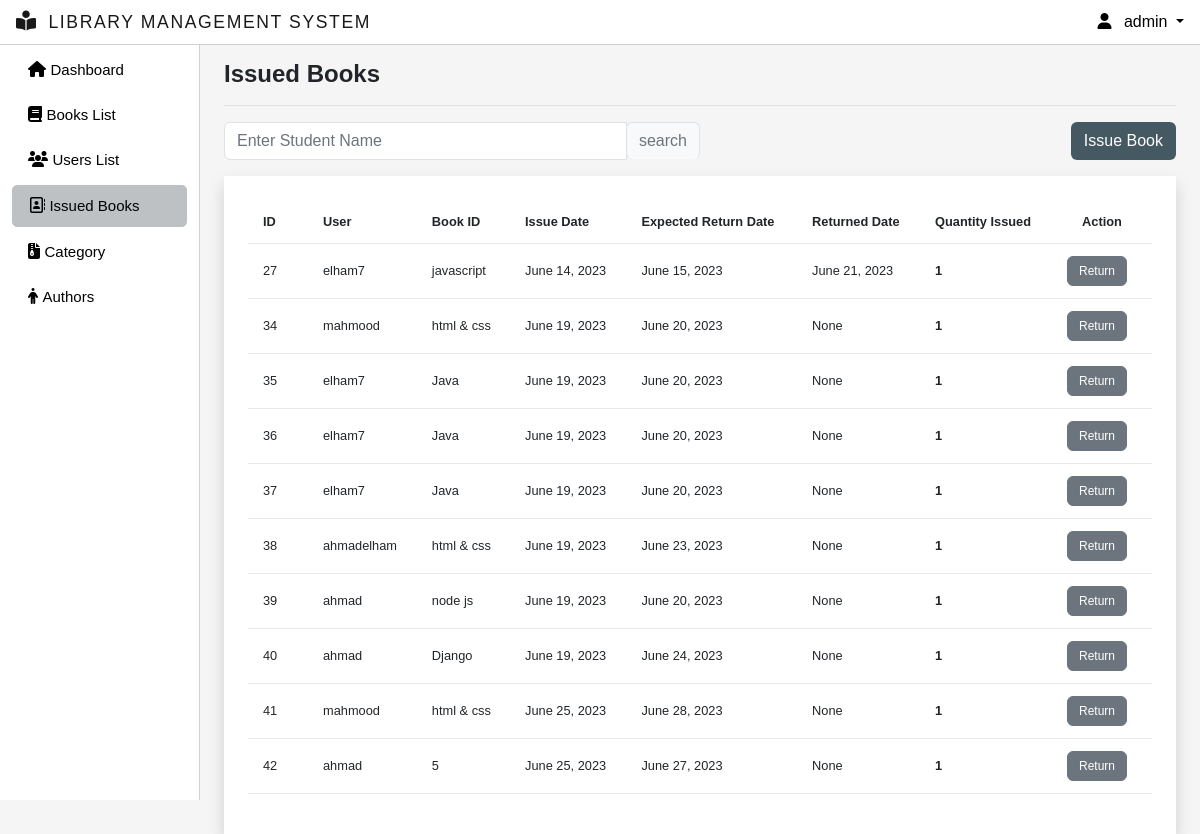
The page /view-issuebook/all (signed in) on the database as committed earlier.
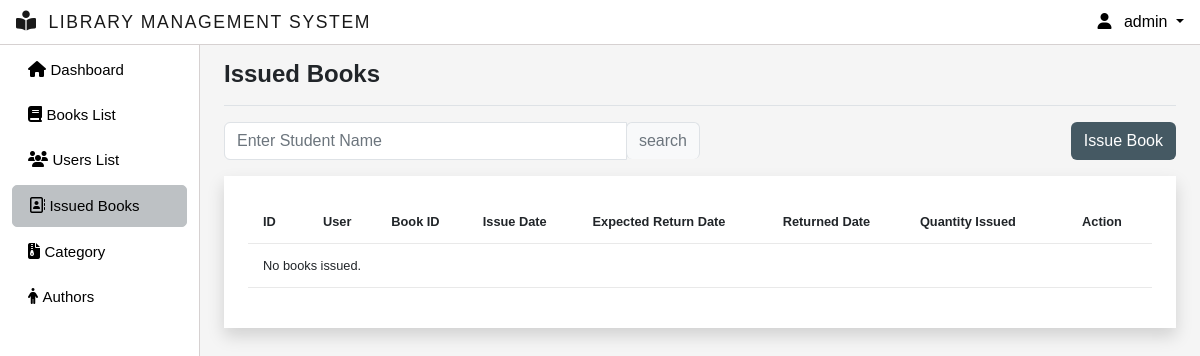
The same page on the database as committed later.
### myapp/models.py (models this page shows)
class IssueBook(models.Model):
    user_id = models.ForeignKey(User, on_delete=models.CASCADE)
    book_id = models.ForeignKey(Books, on_delete=models.CASCADE)
    issue_date = models.DateField(auto_now_add=True)
    expected_return_date = models.DateField()
    returned_date = models.DateField(default=None, null=True, blank=True)
    quantity_issued = models.IntegerField(default=1)

class Books(models.Model):
    title = models.CharField(max_length=20)
    category = models.ForeignKey(Category, on_delete=models.CASCADE)
    author = models.ForeignKey(Author, on_delete=models.CASCADE)
    available_quantity = models.IntegerField(default=0)
    cover_photo = models.ImageField(
        upload_to='images/', null=True, blank=True,  default='images/default.jpg')
    issue_date = models.DateField(auto_now_add=True)
    def __str__(self):
        return self.title
    class Meta:
        ordering = ['issue_date']

### myapp/decorators.py (the view)
        def wrapper_func(request, *args, **kwargs):
            group = None
            if request.user.groups.exists():
                group = request.user.groups.all()[0].name
            if group in allowed_roles:
                return view_func(request, *args, **kwargs)
            else:
                return HttpResponse('Your are not authorized to view this page!')

### myapp/views.py (called while the page is built)
@allowed_users(allowed_roles=['admin'])
@login_required(login_url='login-page')
def ViewIssueBook(request,books):
    if books == "all":
        issuebook = IssueBook.objects.all()
        context = {'issuebook': issuebook,'title':'Issued Books'}
    else:
        today = timezone.now().date()
        total_issued_books_today = IssueBook.objects.filter(issue_date=today)
        context = {'total_issued_books_today': total_issued_books_today, 'title': 'Today\'s Issued Books'}
    return render(request, 'view_issuebook.html', context)

### myapp/templates/view_issuebook.html (shortened to what this page needs)
{% extends 'main.html' %}
{% block title %}{{title}}{% endblock title %}
{% block content %}
<div class="search-customization">
	<div class="mb-3 w-50">
	  <form id="searchForm" action="" method="GET">
		<div class="input-group">
		  <input
			class="form-control  border"
			type="search"
			placeholder="Enter Student Name"
			id="example-search-input"
			name="search_book"
			value=""
		  />
		  <span class="input-group-append">
			<input
			  class="btn btn-outline-secondary bg-light border-bottom-0 border ms-n5"
			  type="submit"
			  value="search"
			/>
		  </span>
		</div>
	  </form>
	</div>
	<div class="mb-3">
		<a href="{% url 'issue-book' %}" class="btn" style="background-color: #455963; color: #fff;">Issue Book</a>
	</div>
</div>
<div class="p-4 shadow bg-white">
	<table class="table table-font-size table-hover">
		<thead>
			<tr>
				<th>ID</th>
                <th>User</th>
				<th>Book ID</th>
				<th>Issue Date</th>
				<th>Expected Return Date</th>
				<th>Returned Date</th>
				<th>Quantity Issued</th>
				<th class="text-center">Action</th>
			</tr>
		</thead>
		<tbody>
			{% if issuebook %}
				{% for book in issuebook %}
				<tr>
					<td>{{book.id}}</td>
					<td>{{book.user_id}}</td>
					<td>{{book.book_id}}</td>
					<td>{{book.issue_date}}</td>
					<td>{{book.expected_return_date}}</td>
					<td>{{book.returned_date}}</td>
					<th>{{book.quantity_issued}}</th>
					<td>
						<button type="button" class="btn btn-secondary " style="height: 30px; width: 60px; padding: 0; font-size: 12px;" data-bs-toggle="modal" data-bs-target="#exampleModal" data-bs-whatever="@fat" value="{{ book.id }}" onclick="set_from_action(this)">Return</button>
					</td>
				</tr>
				{% endfor %}
			{% else %}
				<tr>
					<td colspan="8">No books issued.</td>
				</tr>
			{% endif %}
		</tbody>
	</table>
</div>
{% endblock content %}

Rows that differ between the two databases and show on the page:
removed IssueBook: id "27", user_id "elham7", book_id "javascript", issue_date "June 14, 2023", expected_return_date "June 15, 2023", returned_date "June 21, 2023", quantity_issued "1"
removed IssueBook: id "34", user_id "mahmood", book_id "html & css", issue_date "June 19, 2023", expected_return_date "June 20, 2023", returned_date "None", quantity_issued "1"
removed IssueBook: id "35", user_id "elham7", book_id "Java", issue_date "June 19, 2023", expected_return_date "June 20, 2023", returned_date "None", quantity_issued "1"
removed IssueBook: id "36", user_id "elham7", book_id "Java", issue_date "June 19, 2023", expected_return_date "June 20, 2023", returned_date "None", quantity_issued "1"
removed IssueBook: id "37", user_id "elham7", book_id "Java", issue_date "June 19, 2023", expected_return_date "June 20, 2023", returned_date "None", quantity_issued "1"
removed IssueBook: id "38", user_id "ahmadelham", book_id "html & css", issue_date "June 19, 2023", expected_return_date "June 23, 2023", returned_date "None", quantity_issued "1"
removed IssueBook: id "39", user_id "ahmad", book_id "node js", issue_date "June 19, 2023", expected_return_date "June 20, 2023", returned_date "None", quantity_issued "1"
removed IssueBook: id "40", user_id "ahmad", book_id "Django", issue_date "June 19, 2023", expected_return_date "June 24, 2023", returned_date "None", quantity_issued "1"
removed IssueBook: id "41", user_id "mahmood", book_id "html & css", issue_date "June 25, 2023", expected_return_date "June 28, 2023", returned_date "None", quantity_issued "1"
removed IssueBook: id "42", user_id "ahmad", book_id "5", issue_date "June 25, 2023", expected_return_date "June 27, 2023", returned_date "None", quantity_issued "1"
Other text that changed with them:
text now shown: "No books issued."
